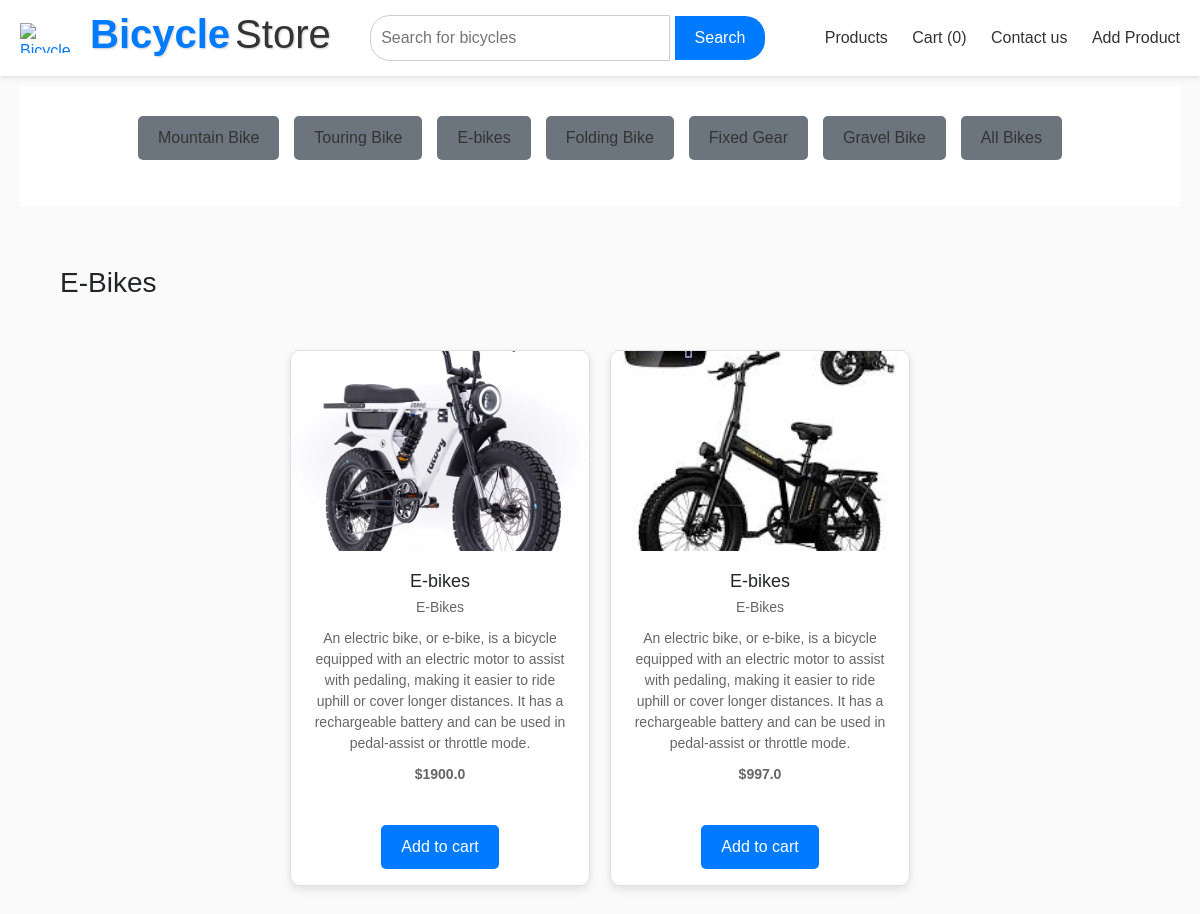
/products?category=E-Bikes, run on the app's committed database.
### models.py (models this page shows)
class Bikes(db.Model):
    id = db.Column(db.Integer, primary_key=True)
    Brand_name = db.Column(db.String(100), nullable=False)
    Brand_category = db.Column(db.Text, nullable=False)
    price = db.Column(db.Float, nullable=False)
    M_date = db.Column(db.String(50), nullable=False)
    image_url = db.Column(db.String(200), nullable=False)
    description = db.Column(db.String(200), nullable=False)
    accessories = db.relationship('Accessories', secondary=bike_accessory_association, backref='bikes')  # Many-to-many relationship

### app.py (the view)
@app.route("/products", methods=["GET", "POST"])
def Productspage():
    category = request.args.get('category')  # Get category from URL if any
    query = request.args.get('search')  # Get search query from URL if any
    if query:
        products = Bikes.query.filter(
            Bikes.Brand_name.ilike(f"%{query}%") |
            Bikes.description.ilike(f"%{query}%") |
            Bikes.Brand_category.ilike(f"%{query}%")
        ).all()
    elif category:
        normalized_category = normalize_category(category)
        products = Bikes.query.filter(
            Bikes.Brand_category.ilike(f'%{normalized_category}%') |
            Bikes.Brand_category.ilike(f'%{normalized_category[:-1]}%') |
            Bikes.Brand_category.ilike(f'%{normalized_category}s%') |
            Bikes.Brand_category.ilike(f'%{normalized_category}-bikes%') |
            Bikes.Brand_category.ilike(f'%{normalized_category}-bike%')
        ).all()
    else:
        products = Bikes.query.all()
    return render_template("products.html", products=products, category=category, query=query)

### app.py (called while the page is built)
def normalize_category(category):
    normalized = category.lower()
    return normalized

def get_cart_item_count():
    return len(Order.query.all())

@app.context_processor
def inject_cart_count():
    return dict(cart_item_count=get_cart_item_count())

### templates/products.html (shortened to what this page needs)
{% extends "header.html" %}
{% block content %}
<nav class="group">
    <ul class="group-list">
        <li class="nav-item">
            <a href="{{ url_for('Productspage', category='Mountain Bike') }}"
               class="nav-link {% if request.args.get('category') == 'Mountain Bike' %} active {% endif %}">
               Mountain Bike
            </a>
        </li>
        <li class="nav-item">
            <a href="{{ url_for('Productspage', category='Touring Bike') }}"
               class="nav-link {% if request.args.get('category') == 'Touring Bike' %} active {% endif %}">
               Touring Bike
            </a>
        </li>
        <li class="nav-item">
            <a href="{{ url_for('Productspage', category='E-Bikes') }}"
               class="nav-link {% if request.args.get('category') == 'E bikes' %} active {% endif %}">
               E-bikes
            </a>
        </li>
        <li class="nav-item">
            <a href="{{ url_for('Productspage', category='Folding Bike') }}"
               class="nav-link {% if request.args.get('category') == 'Folding Bike' %} active {% endif %}">
               Folding Bike
            </a>
        </li>
        <li class="nav-item">
            <a href="{{ url_for('Productspage', category='Fixed Gear') }}"
               class="nav-link {% if request.args.get('category') == 'Fixed Gear' %} active {% endif %}">
               Fixed Gear
            </a>
        </li>
        <li class="nav-item">
            <a href="{{ url_for('Productspage', category='Gravel Bike') }}"
               class="nav-link {% if request.args.get('category') == 'Gravel Bike' %} active {% endif %}">
               Gravel Bike
            </a>
        </li>
        <li class="nav-item">
            <a href="{{ url_for('Productspage') }}"
               class="nav-link {% if not request.args.get('category') %} active {% endif %}">
               All Bikes
            </a>
        </li>
    </ul>
</nav>
<section class="product-container">
    <div class="product-title">
        {% if query %}
            <h3>Search results for "{{ query }}"</h3>
        {% elif category %}
            <h3>{{ category }}</h3>
        {% else %}
            <h3>All Bikes</h3>
        {% endif %}
    </div>
    <div class="products-card-container">
        {% if products %}
            {% for i in products %}
                <div class="product-card">
                    <a href="/place_order/{{ i.id }}" class="product-link">
                        <img src="{{ i.image_url }}" alt="{{ i.Brand_name }}" class="product-image">
                        <div class="product-details">
                            <h2>{{ i.Brand_name }}</h2>
                            <p>{{ i.Brand_category }}</p>
                            <p>{{ i.description }}</p>
                            <div class="price-info">
                                <p class="current-price">${{ i.price }}</p>
                            </div>
                        </div>
                    </a>
                    <form method="POST" action= {{ url_for('place_order', product_id=i.id) }} >
                        <button type="submit" class="add-to-cart-btn mb-3">Add to cart</button>
                    </form>
                </div>
            {% endfor %}
        {% else %}
            <div>
                <h1>No products found</h1>
            </div>
        {% endif %}
    </div>
</section>
{% endblock %}

### static/css/styles.css (style rules this page uses)
* { margin: 0; padding: 0; box-sizing: border-box; }
body { font-family: Arial, sans-serif; }
.group { margin-top: 10px; background-color: #fff; padding: 10px 20px; display: flex; justify-content: center; margin-bottom: 10px; overflow-x: auto; white-space: nowrap; margin-left: 20px; margin-right: 20px; padding: 30px; }
.group-list { list-style: none; display: flex; gap: 15px; }
.group-list li a { text-decoration: none; background-color: #E6F8FF; color: #333; border-radius: 5px; padding: 10px 20px; font-weight: 500; }
.product-container { padding: 40px; margin: 20px; }
.product-title { margin-bottom: 50px; }
.product-container .products-card-container { display: flex; gap: 20px; flex-direction: row; flex-wrap: wrap; justify-content: center; }
.product-card { cursor: pointer; position: relative; width: 300px; background-color: #fff; border-radius: 10px; overflow: hidden; box-shadow: 0 4px 8px rgba(0, 0, 0, 0.1); text-align: center; border: 1px solid #e0e0e0; }
.product-image { width: 100%; height: 200px; object-fit: cover; }
.product-details { padding: 20px; }
.product-details h2 { font-size: 18px; margin-bottom: 5px; }
.product-details p { color: #666; font-size: 14px; margin-bottom: 10px; }
.price-info { margin-bottom: 20px; }
.current-price { font-size: 20px; color: #000; font-weight: bold; }
.add-to-cart-btn { text-decoration: none; padding: 10px 20px; background-color: #007bff; color: white; border: none; border-radius: 5px; cursor: pointer; font-size: 16px; }
.product-link { color: inherit; display: block; }

### static/css/checkout.css (style rules this page uses)
* { margin: 0; padding: 0; box-sizing: border-box; font-family: Arial, sans-serif; }
body { background-color: #fafafa; }

### templates/header.html (style rules this page uses)
.nav-link { padding: 10px; color: white; }
.nav-link:not(.active) { background-color: #6c757d; }

### data on the page
Bikes: image_url (picture), Brand_name "E-bikes", Brand_category "E-Bikes", description "An electric bike, or e-bike, is a bicycle equipped with an electric motor to assist with pedaling, making it easier to ride uphill or cover longer distances. It has a rechargeable battery and can be used in pedal-assist or throttle mode.", price "1900.0"
Bikes: image_url (picture), Brand_name "E-bikes", Brand_category "E-Bikes", description "An electric bike, or e-bike, is a bicycle equipped with an electric motor to assist with pedaling, making it easier to ride uphill or cover longer distances. It has a rechargeable battery and can be used in pedal-assist or throttle mode.", price "997.0"

### other printed values
{{ cart_item_count }} "0"
{{ category }} "E-Bikes"
